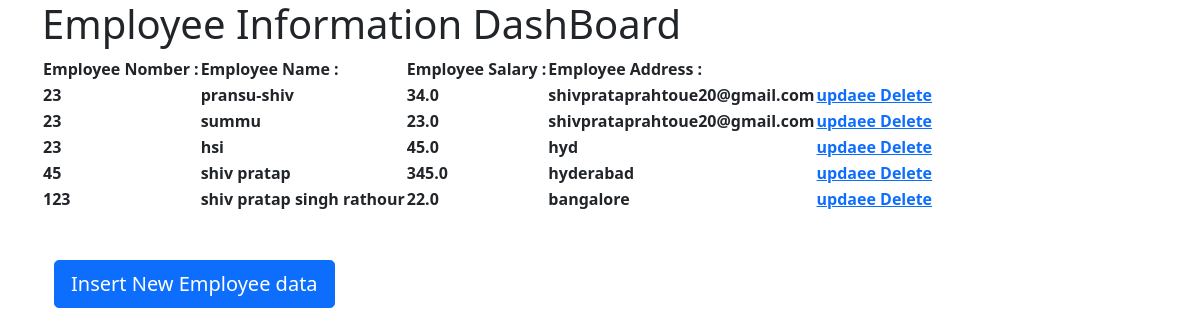
The page / on the database its author committed.
### testapp/models.py (models this page shows, shortened)
class Employee(models.Model):
    eno = models.IntegerField()
    ename = models.CharField(max_length = 100)
    esal = models.FloatField()
    eaddr = models.CharField(max_length = 150)

### testapp/views.py (the view)
# urls.py: path('',views.retrive_data),
def retrive_data(request):
    employee = Employee.objects.all()
    return render(request , 'testapp/index.html' , {'employee':employee})

### templates/testapp/index.html
<!DOCTYPE html>
{% extends 'testapp/base.html'%}
{% block body_block %}
<h1>Employee Information DashBoard</h1>
<table>
  <thead>
    <th>Employee Nomber :</th>
    <th>Employee Name :</th>
    <th>Employee Salary :</th>
    <th>Employee Address :</th>
  </thead>
  {% for emp in employee%}
  <tr>
    <th>{{emp.eno}}</th>
    <th>{{emp.ename}}</th>
    <th>{{emp.esal}}</th>
    <th>{{emp.eaddr}}</th>
    <th><a href="/update/{{emp.id}}"> updaee </a> <a href="/delete/{{emp.id}}"> Delete </a></th>
  </tr>
  {%endfor%}
</table>
<br><br>
<div class="container">
  <a href="/create" class="btn btn-lg btn-primary" align = "center"> Insert New Employee data</a>
</div>
{% endblock %}

### templates/testapp/base.html (shortened to what this page needs)
<!doctype html>
<html lang="en">
  <head>
    <link href="https://cdn.jsdelivr.net/npm/bootstrap@5.0.2/dist/css/bootstrap.min.css" rel="stylesheet">
  </head>
  <body>
    <div class="container">
      {% block body_block%}
      {% endblock%}
    </div>
  </body>
</html>

### rows shown on the page
Employee: eno "23", ename "pransu-shiv", esal "34.0", eaddr "shivprataprahtoue20@gmail.com"
Employee: eno "23", ename "summu", esal "23.0", eaddr "shivprataprahtoue20@gmail.com"
Employee: eno "23", ename "hsi", esal "45.0", eaddr "hyd"
Employee: eno "45", ename "shiv pratap", esal "345.0", eaddr "hyderabad"
Employee: eno "123", ename "shiv pratap singh rathour", esal "22.0", eaddr "bangalore"
